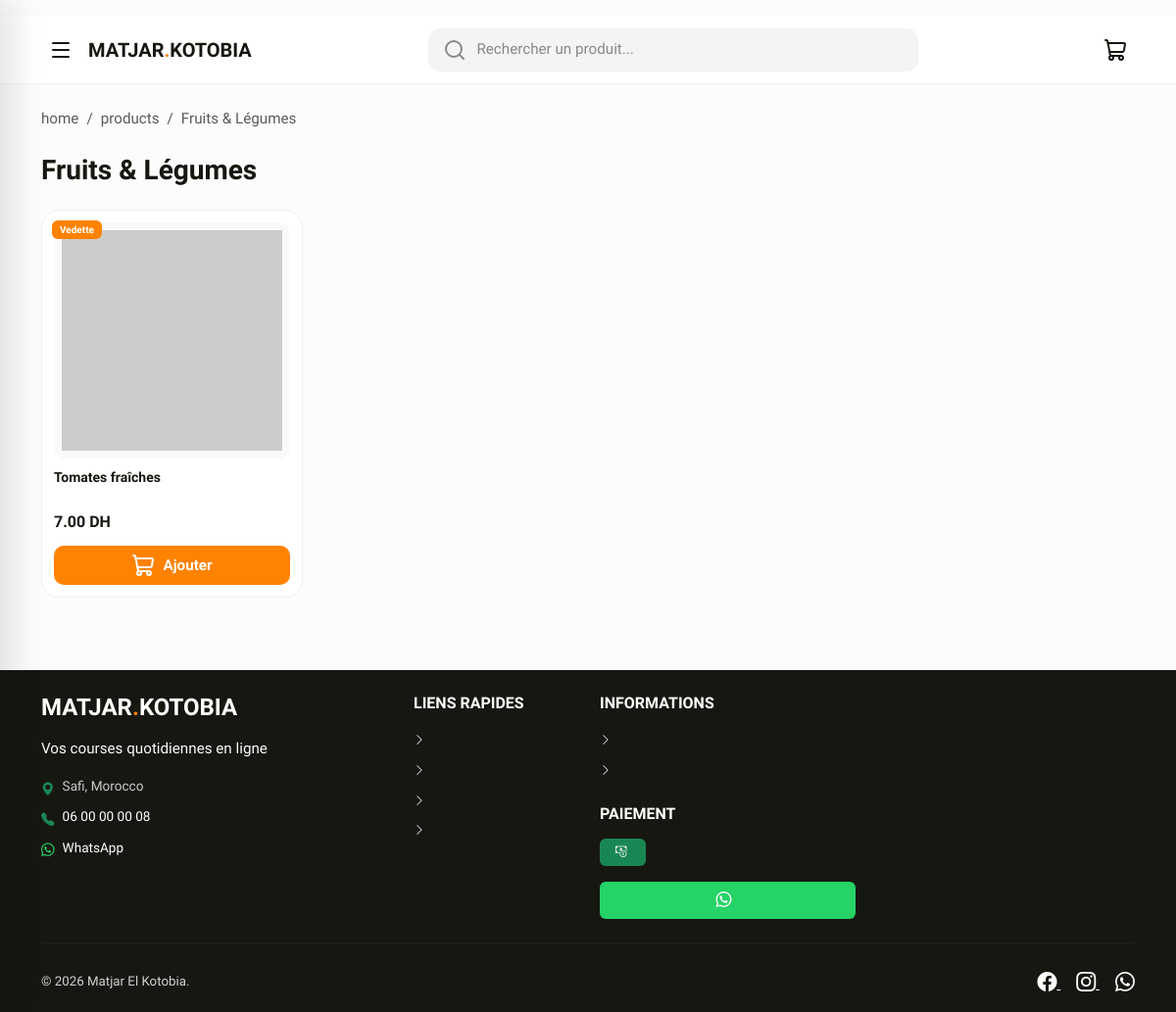
The app's page /pages/category.php?slug=fruits-legumes with its own data.
### tables this page shows
CREATE TABLE IF NOT EXISTS `hri_category` (
    `category_id`               INT UNSIGNED    NOT NULL AUTO_INCREMENT,
    `category_name_fr`          VARCHAR(100)    NOT NULL                 COMMENT 'Category name in French',
    `category_name_ar`          VARCHAR(100)    NOT NULL                 COMMENT 'Category name in Arabic',
    `category_slug`             VARCHAR(120)    NOT NULL                 COMMENT 'URL-safe slug (e.g. fruits-legumes)',
    `category_icon`             VARCHAR(100)             DEFAULT NULL    COMMENT 'Bootstrap Icon class or filename',
    `category_image`            VARCHAR(255)             DEFAULT NULL    COMMENT 'Category image filename (assets/images/categories/)',
    `category_description_fr`   TEXT                     DEFAULT NULL    COMMENT 'Optional description in French',
    `category_description_ar`   TEXT                     DEFAULT NULL    COMMENT 'Optional description in Arabic',
    `category_display_order`    INT             NOT NULL DEFAULT 0       COMMENT 'Sort order for nav/listing display',
    `category_is_active`        TINYINT(1)      NOT NULL DEFAULT 1       COMMENT '1=visible, 0=hidden',
    `category_created_at`       DATETIME        NOT NULL DEFAULT CURRENT_TIMESTAMP,
    `category_updated_at`       DATETIME        NOT NULL DEFAULT CURRENT_TIMESTAMP
                                                         ON UPDATE CURRENT_TIMESTAMP,

     
    PRIMARY KEY (`category_id`),
    UNIQUE KEY `uq_category_slug` (`category_slug`),

     
    INDEX `idx_category_slug`         (`category_slug`),
    INDEX `idx_category_active_order` (`category_is_active`, `category_display_order`)

);

CREATE TABLE IF NOT EXISTS `hri_product` (
    `product_id`                INT UNSIGNED    NOT NULL AUTO_INCREMENT,
    `product_category_id`       INT UNSIGNED    NOT NULL                 COMMENT 'FK → hri_category.category_id',
    `product_name_fr`           VARCHAR(200)    NOT NULL                 COMMENT 'Product name in French',
    `product_name_ar`           VARCHAR(200)    NOT NULL                 COMMENT 'Product name in Arabic',
    `product_slug`              VARCHAR(220)    NOT NULL                 COMMENT 'URL-safe slug — unique per product',
    `product_description_fr`    TEXT                     DEFAULT NULL    COMMENT 'Full description in French',
    `product_description_ar`    TEXT                     DEFAULT NULL    COMMENT 'Full description in Arabic',
    `product_price`             DECIMAL(10,2)   NOT NULL                 COMMENT 'Regular price in DH (MAD)',
    `product_sale_price`        DECIMAL(10,2)            DEFAULT NULL    COMMENT 'Promotional price in DH — NULL = no sale',
    `product_unit`              ENUM('kg','piece','pack','liter','gram','unit')
                                                NOT NULL DEFAULT 'piece' COMMENT 'Unit of measure',
    `product_unit_step`         DECIMAL(5,2)    NOT NULL DEFAULT 1.00   COMMENT 'Cart quantity increment (e.g. 0.5 for ½ kg)',
    `product_stock_quantity`    INT             NOT NULL DEFAULT 0       COMMENT 'Available stock — 0 = out of stock',
    `product_image`             VARCHAR(255)    NOT NULL DEFAULT 'default_product.jpg'
                                                                         COMMENT 'Main image filename (assets/uploads/products/)',
    `product_image_thumb`       VARCHAR(255)             DEFAULT NULL    COMMENT 'Thumbnail filename (generated by PHP GD)',
    `product_is_featured`       TINYINT(1)      NOT NULL DEFAULT 0       COMMENT '1 = show in homepage featured section',
    `product_is_on_sale`        TINYINT(1)      NOT NULL DEFAULT 0       COMMENT '1 = show sale badge overlay',
    `product_is_active`         TINYINT(1)      NOT NULL DEFAULT 1       COMMENT '1 = visible to customers',
    `product_view_count`        INT UNSIGNED    NOT NULL DEFAULT 0       COMMENT 'Page-view counter for basic analytics',
    `product_sort_order`        INT             NOT NULL DEFAULT 0       COMMENT 'Custom sort within category',
    `product_created_at`        DATETIME        NOT NULL DEFAULT CURRENT_TIMESTAMP,
    `product_updated_at`        DATETIME        NOT NULL DEFAULT CURRENT_TIMESTAMP
                                                         ON UPDATE CURRENT_TIMESTAMP,

     
    PRIMARY KEY (`product_id`),
    UNIQUE KEY `uq_product_slug` (`product_slug`),

    CONSTRAINT `fk_product_category`
        FOREIGN KEY (`product_category_id`)
        REFERENCES `hri_category` (`category_id`)
        ON DELETE RESTRICT
        ON UPDATE CASCADE,

     
    INDEX `idx_product_category`  (`product_category_id`),
    INDEX `idx_product_slug`      (`product_slug`),
    INDEX `idx_product_active`    (`product_is_active`),
    INDEX `idx_product_featured`  (`product_is_featured`, `product_is_active`),
    INDEX `idx_product_sale`      (`product_is_on_sale`,  `product_is_active`),
    INDEX `idx_product_price`     (`product_price`),
    INDEX `idx_product_stock`     (`product_stock_quantity`),

     
    FULLTEXT INDEX `idx_product_search` (`product_name_fr`, `product_name_ar`,
                                          `product_description_fr`, `product_description_ar`)

);

### includes/functions.php (called while the page is built, shortened)
<?php
function execute_query(string $sql, array $params = []): PDOStatement
{
    global $db_connection;
    $stmt = $db_connection->prepare($sql);
    $stmt->execute($params);
    return $stmt;
}
function fetch_one(string $sql, array $params = []): ?array
{
    $stmt = execute_query($sql, $params);
    $result = $stmt->fetch();
    return $result ?: null;
}
function get_products_by_category(int $category_id, int $page = 1, int $per_page = PRODUCTS_PER_PAGE): array
{
    $offset = ($page - 1) * $per_page;
    $sql = "SELECT p.*, c.category_name_fr, c.category_name_ar
            FROM hri_product p
            LEFT JOIN hri_category c ON p.product_category_id = c.category_id
            WHERE p.product_category_id = :category_id AND p.product_is_active = 1
            ORDER BY p.product_sort_order ASC, p.product_created_at DESC
            LIMIT :limit OFFSET :offset";
    global $db_connection;
    $stmt = $db_connection->prepare($sql);
    $stmt->bindValue(':category_id', $category_id, PDO::PARAM_INT);
    $stmt->bindValue(':limit', $per_page, PDO::PARAM_INT);
    $stmt->bindValue(':offset', $offset, PDO::PARAM_INT);
    $stmt->execute();
    return $stmt->fetchAll();
}
function get_category_by_slug(string $category_slug): ?array
{
    return fetch_one(
        "SELECT * FROM hri_category WHERE category_slug = :slug AND category_is_active = 1",
        [':slug' => $category_slug]
    );
}
function format_price(float $amount): string
{
    return number_format($amount, 2, '.', '') . ' ' . DEFAULT_CURRENCY;
}
function get_category_name(array $category_data): string
{
    global $current_language;
    $field = ($current_language === 'ar') ? 'category_name_ar' : 'category_name_fr';
    return $category_data[$field] ?? $category_data['category_name_fr'];
}
function get_product_image_url(?string $image_filename): string
{
    return UPLOAD_URL . $image_filename;
}
function translate(string $key): string
{
    global $lang;
    return $lang[$key] ?? $key;
}

### includes/language_handler.php (called while the page is built, shortened)
<?php
$current_language = DEFAULT_LANGUAGE;

### pages/_product_card.php (the view, shortened to what this page needs)
<?php
$p = $product_data;
$product_id = (int)$p['product_id'];
$product_name_fr = $p['product_name_fr'];
$product_name_ar = $p['product_name_ar'];
$product_image = $p['product_image'];
$product_price = (float)$p['product_price'];
$product_sale_price = (float)$p['product_sale_price'];
$is_on_sale = (bool)$p['product_is_on_sale'] && $product_sale_price > 0 && $product_sale_price < $product_price;
$display_price = $is_on_sale ? $product_sale_price : $product_price;
$cart = $_SESSION[CART_SESSION_KEY] ?? [];
$in_cart = isset($cart[$product_id]);
?>
<div class="hri-product-card <?php echo $in_cart ? 'is-active' : ''; ?>" data-product-id="<?php echo $product_id; ?>">
    <?php if ($is_on_sale): ?>
        <span class="hri-product-card__badge hri-product-card__badge--sale">-<?php echo round((($product_price - $product_sale_price) / $product_price) * 100); ?>%</span>
    <?php elseif ($p['product_is_featured']): ?>
        <span class="hri-product-card__badge hri-product-card__badge--featured"><?php echo $current_language === 'ar' ? 'مميز' : 'Vedette'; ?></span>
    <?php endif; ?>
    <a href="<?php echo SITE_URL; ?>/pages/product_detail.php?slug=<?php echo $p['product_slug']; ?>" class="hri-product-card__image text-decoration-none">
        <img src="<?php echo get_product_image_url($product_image); ?>" alt="<?php echo htmlspecialchars($product_name_fr); ?>" loading="lazy" onerror="this.src='https://placehold.co/200x200/f5f5f5/9e9e9e?text=No+Image'">
    </a>
    <div class="hri-product-card__content">
        <a href="<?php echo SITE_URL; ?>/pages/product_detail.php?slug=<?php echo $p['product_slug']; ?>" class="hri-product-card__title">
            <?php echo htmlspecialchars($current_language === 'ar' ? $product_name_ar : $product_name_fr); ?>
        </a>
        <div class="hri-product-card__price">
            <span class="current"><?php echo format_price($display_price); ?></span>
        </div>
        <div class="hri-product-card__actions">
            <button class="hri-product-card__btn-cart" onclick="addCardToCart(<?php echo $product_id; ?>)">
                <i data-lucide="shopping-cart" size="16"></i>
                <span><?php echo $current_language === 'ar' ? 'أضف' : 'Ajouter'; ?></span>
            </button>
        </div>
    </div>
</div>

### pages/category.php (shortened to what this page needs)
<?php
$slug = $_GET['slug'] ?? '';
$category = get_category_by_slug($slug);
$category_id = (int)$category['category_id'];
$current_page = isset($_GET['page']) ? (int)$_GET['page'] : 1;
$product_list = get_products_by_category($category_id, $current_page);
$category_name = get_category_name($category);
require_once __DIR__ . '/../includes/header.php';
?>
<div class="container py-4">
    <nav aria-label="breadcrumb">
        <ol class="breadcrumb mb-4">
            <li class="breadcrumb-item"><a href="<?= SITE_URL ?>/index.php" class="text-decoration-none text-muted"><?= translate('home') ?></a></li>
            <li class="breadcrumb-item"><a href="<?= SITE_URL ?>/pages/products.php" class="text-decoration-none text-muted"><?= translate('products') ?></a></li>
            <li class="breadcrumb-item active" aria-current="page"><?= htmlspecialchars($category_name) ?></li>
        </ol>
    </nav>
    <div class="d-flex justify-content-between align-items-center mb-4">
        <h1 class="h3 fw-bold mb-0">
            <?= htmlspecialchars($category_name) ?>
        </h1>
    </div>
    <?php if (empty($product_list)): ?>
        <div class="text-center py-5">
            <i class="bi bi-search fs-1 text-muted mb-3 d-block"></i>
            <p class="text-muted"><?= translate('no_products_found') ?></p>
            <a href="<?= SITE_URL ?>/pages/products.php" class="btn hri-btn-orange text-white fw-bold">
                <?= translate('view_all') ?>
            </a>
        </div>
    <?php else: ?>
        <div class="row g-2 g-md-3">
            <?php foreach ($product_list as $product_data): ?>
                <div class="col-6 col-md-4 col-lg-3">
                    <?php include __DIR__ . '/_product_card.php'; ?>
                </div>
            <?php endforeach; ?>
        </div>
    <?php endif; ?>
</div>
<?php
require_once __DIR__ . '/../includes/footer.php';
?>

### assets/css/style.css (style rules this page uses)
:root { --carbon-black: #171711; --alice-blue: #eaf6ff; --princeton-orange: #ff8200; --medium-jungle: #089b43; --deep-crimson: #90141e; --white: #ffffff; --gray-light: #fcfcfc; --header-h: 70px; --color-primary : var(--medium-jungle); --color-primary-dark : #067a35; --color-primary-light : var(--alice-blue); --color-accent-orange : var(--princeton-orange); --color-accent-red : var(--deep-crimson); --color-text-dark : var(--carbon-black); --color-whatsapp : #25D366; --color-white : #FFFFFF; --color-gray-light : #F5F5F5; --color-gray-medium : #9E9E9E; }
body { margin: 0; font-family: 'Plus Jakarta Sans', sans-serif; background-color: var(--gray-light); color: var(--carbon-black); -webkit-tap-highlight-color: transparent; font-size: 0.95rem; overflow-x: hidden; }
.hri-product-card { background: var(--white); border-radius: 18px; padding: 12px; border: 1px solid #f0f0f0; position: relative; transition: 0.2s; height: 100%; display: flex; flex-direction: column; }
.hri-product-card__image { width: 100%; aspect-ratio: 1/1; background: #f9f9f9; border-radius: 12px; margin-bottom: 10px; overflow: hidden; display: block; }
.hri-product-card__image img { width: 100%; height: 100%; object-fit: contain; padding: 8px; }
.hri-product-card__content { flex-grow: 1; display: flex; flex-direction: column; }
.hri-product-card__title { font-size: 14px; font-weight: 600; margin: 0 0 5px 0; height: 38px; overflow: hidden; color: var(--carbon-black); text-decoration: none; line-height: 1.4; display: block; }
.hri-product-card__price { font-weight: 800; font-size: 16px; margin-bottom: 12px; display: flex; align-items: center; gap: 8px; }
.hri-product-card__actions { height: 40px; position: relative; overflow: hidden; border-radius: 10px; margin-top: auto; }
.hri-product-card__btn-cart { width: 100%; height: 100%; background: var(--princeton-orange); color: white; border: none; font-weight: 700; cursor: pointer; display: flex; align-items: center; justify-content: center; gap: 8px; transition: transform 0.3s; }
.hri-product-card__badge { position: absolute; top: 10px; left: 10px; padding: 2px 8px; border-radius: 6px; font-size: 10px; font-weight: 800; z-index: 10; }
.hri-product-card__badge--featured { background: var(--princeton-orange); color: white; }

### records on screen
hri_category: category_name_fr "Fruits & Légumes"
hri_product: product_is_featured "Vedette", product_name_fr "Tomates fraîches", format_price($display_price) "7.00 DH"

### other values on screen
translate('home') "home"
translate('products') "products"
SITE_TAGLINE_FR "Vos courses quotidiennes en ligne"
$store_address "Safi, Morocco"
$store_phone_display "06 00 00 00 08"
$lang['quick_links'] "LIENS RAPIDES"
$store_name "Matjar El Kotobia"
